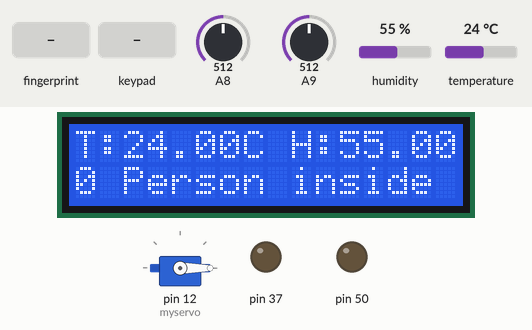
The program below on a simulated Arduino Mega 2560, built with avr-gcc and run on an emulated ATmega2560. Shown: servo, 16×2 character LCD, output pins drawn as LEDs (lit = HIGH). The test bench sets the inputs (shaded band); at power-on: A8 = 512, A9 = 512, humidity 55 %, temperature 24 °C. What the program prints to the serial monitor is not drawn.

Above: at 3.2 s.
3.3 s: finger stored as number 1 placed on the sensor
At 5.8 s:
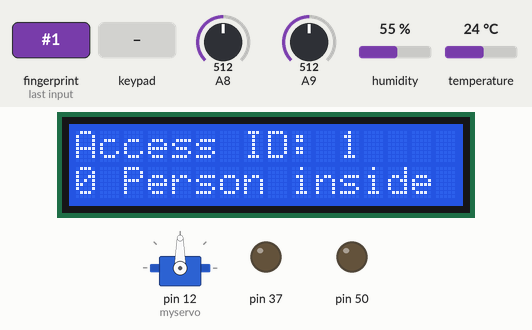
6.0 s: key 'A' pressed
At 12.3 s:
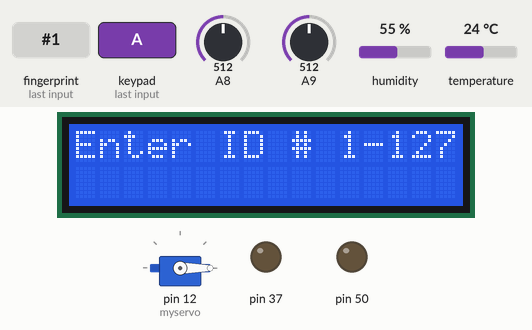
12.9 s: keypad keys 5 3 5 1 4 9 4 7 # pressed 0.4 s apart
At 16.6 s:
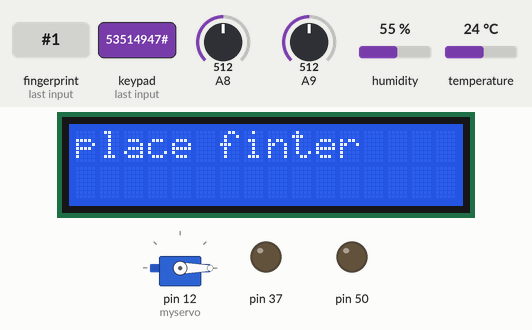
18.0 s: finger stored as number 1 placed on the sensor
At 18.6 s:
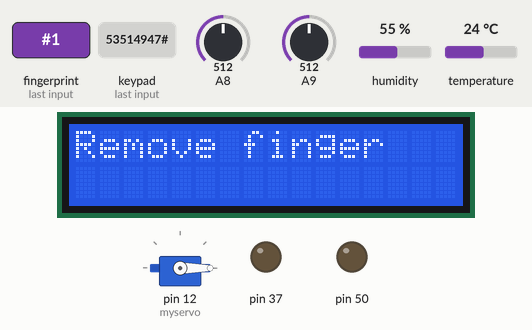
21.7 s: finger stored as number 1 placed on the sensor
At 22.7 s:
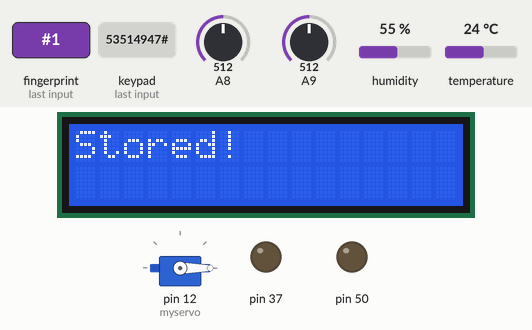
24.4 s: key 'C' pressed
At 24.47 s:
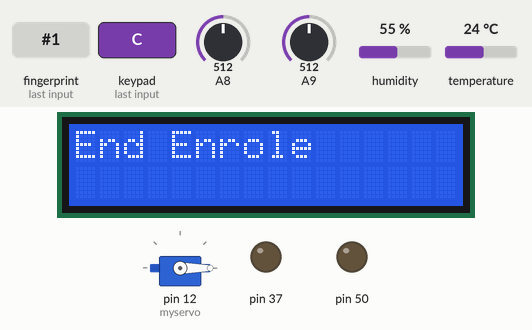
Timing chart, 0 to 27.0 s (numbered marks = the images above; inputs shaded):
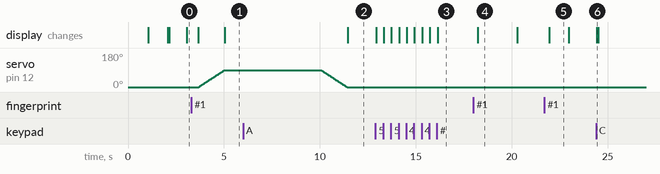

Measured:
- after the input at 3.3 s, servo on pin 12 (myservo): moves from 0° to 90° over 1.3 s, starting after 0.40 s; the display: first changes after 0.37 s (image 1 shows a later state)
- after the input at 6.0 s, the display: changes after 5.5 s (image 2)
- after the input at 12.9 s, the display: first changes at once (image 3 shows a later state)
- after the input at 18.0 s, the display: changes after 0.22 s (image 4)
- after the input at 21.7 s, the display: changes after 0.27 s (image 5)
- after the input at 24.4 s, the display: changes at once (image 6)
- what the display in image 4 shows lasts 2.1 s, from 18.2 s to 20.3 s

The program:

main.cpp
```cpp
#include <Arduino.h>
#include <Adafruit_Sensor.h>
#include <DHT.h>
#include <DHT_U.h>
#include <Wire.h>
#include <LiquidCrystal_I2C.h>
#include <Adafruit_Fingerprint.h>
#include <Keypad.h>
#include <Servo.h>
#define COLUMS 16
#define ROWS 2
#define PAGE ((COLUMS) * (ROWS))
#define DHTPIN 8
#define DHTTYPE DHT22
#define fpSerial Serial3

const int ROW_NUM = 4;	  //four rows
const int COLUMN_NUM = 4; //four columns
char keys[ROW_NUM][COLUMN_NUM] = {
	{'1', '2', '3', 'A'},
	{'4', '5', '6', 'B'},
	{'7', '8', '9', 'C'},
	{'*', '0', '#', 'D'}};
uint8_t id;
byte pin_rows[ROW_NUM] = {53, 51, 49, 47};		//connect to the row pinouts of the keypad
byte pin_column[COLUMN_NUM] = {45, 43, 41, 39}; //connect to the column pinouts of the keypad
char key;
boolean door_open = false;
unsigned long door_open_time = 0;
DHT_Unified dht(DHTPIN, DHTTYPE);
LiquidCrystal_I2C lcd(0x27, 16, 2);
Adafruit_Fingerprint finger = Adafruit_Fingerprint(&fpSerial);
Keypad keypad = Keypad(makeKeymap(keys), pin_rows, pin_column, ROW_NUM, COLUMN_NUM);
Servo myservo;
int pos = 0;
class Adht
{
public:
	Adht()
	{
		delayMS = 3000;
		_time = millis();
		dht.begin();
	}
	void measure()
	{
		//Serial.println(_time);
		if ((millis() - _time) >= 3000)
		{
			_time = millis();
			// Get temperature event and print its value.
			sensors_event_t event;
			dht.temperature().getEvent(&event);
			if (isnan(event.temperature))
			{
				Serial.println(F("Error reading temperature!"));
			}
			else
			{
				lcd.setCursor(0, 0);
				lcd.print("T:");
				lcd.print(event.temperature);
				lcd.print(F("C"));
				if (event.temperature > 30)
				{
					digitalWrite(50, HIGH);
				}
				else
				{
					digitalWrite(50, LOW);
				}
			}
			// Get humidity event and print its value.
			dht.humidity().getEvent(&event);
			if (isnan(event.relative_humidity))
			{
				Serial.println(F("Error reading humidity!"));
			}
			else
			{

				lcd.print(" H:");
				lcd.print(event.relative_humidity);
				lcd.print(F("%"));
			}
		}
	}

private:
	unsigned long _time;
	uint32_t delayMS;
};
Adht sensor;
uint8_t getFingerprintEnroll()
{
	int p = -1;
	lcd.clear();
	lcd.print("place finter");
	Serial.println(id);
	while (p != FINGERPRINT_OK)
	{
		p = finger.getImage();
		switch (p)
		{
		case FINGERPRINT_OK:
			Serial.println("Image taken");
			break;
		case FINGERPRINT_NOFINGER:
			Serial.println(".");
			break;
		case FINGERPRINT_PACKETRECIEVEERR:
			Serial.println("Communication error");
			break;
		case FINGERPRINT_IMAGEFAIL:
			Serial.println("Imaging error");
			break;
		default:
			Serial.println("Unknown error");
			break;
		}
	}

	// OK success!

	p = finger.image2Tz(1);
	switch (p)
	{
	case FINGERPRINT_OK:
		Serial.println("Image converted");
		break;
	case FINGERPRINT_IMAGEMESS:
		Serial.println("Image too messy");
		return p;
	case FINGERPRINT_PACKETRECIEVEERR:
		Serial.println("Communication error");
		return p;
	case FINGERPRINT_FEATUREFAIL:
		Serial.println("Could not find fingerprint features");
		return p;
	case FINGERPRINT_INVALIDIMAGE:
		Serial.println("Could not find fingerprint features");
		return p;
	default:
		Serial.println("Unknown error");
		return p;
	}

	lcd.clear();
	lcd.print("Remove finger");
	delay(2000);
	p = 0;
	while (p != FINGERPRINT_NOFINGER)
	{
		p = finger.getImage();
	}
	Serial.print("ID ");
	Serial.println(id);
	p = -1;
	lcd.clear();
	lcd.print("Place same finger");
	while (p != FINGERPRINT_OK)
	{
		p = finger.getImage();
		switch (p)
		{
		case FINGERPRINT_OK:
			Serial.println("Image taken");
			break;
		case FINGERPRINT_NOFINGER:
			Serial.print(".");
			break;
		case FINGERPRINT_PACKETRECIEVEERR:
			Serial.println("Communication error");
			break;
		case FINGERPRINT_IMAGEFAIL:
			Serial.println("Imaging error");
			break;
		default:
			Serial.println("Unknown error");
			break;
		}
	}

	// OK success!

	p = finger.image2Tz(2);
	switch (p)
	{
	case FINGERPRINT_OK:
		Serial.println("Image converted");
		break;
	case FINGERPRINT_IMAGEMESS:
		Serial.println("Image too messy");
		return p;
	case FINGERPRINT_PACKETRECIEVEERR:
		Serial.println("Communication error");
		return p;
	case FINGERPRINT_FEATUREFAIL:
		Serial.println("Could not find fingerprint features");
		return p;
	case FINGERPRINT_INVALIDIMAGE:
		Serial.println("Could not find fingerprint features");
		return p;
	default:
		Serial.println("Unknown error");
		return p;
	}

	// OK converted!
	Serial.print("Creating model for #");
	Serial.println(id);

	p = finger.createModel();
	if (p == FINGERPRINT_OK)
	{
		lcd.clear();
		lcd.print("Prints matched!");
	}
	/*else if (p == FINGERPRINT_PACKETRECIEVEERR)
	{
		Serial.println("Communication error");
		return p;
	}
	else if (p == FINGERPRINT_ENROLLMISMATCH)
	{
		Serial.println("Fingerprints did not match");
		return p;
	}*/
	else
	{
		lcd.clear();
		lcd.print("Unknown error");
		return p;
	}

	Serial.print("ID ");
	Serial.println(id);
	p = finger.storeModel(id);
	if (p == FINGERPRINT_OK)
	{
		lcd.clear();
		lcd.print("Stored!");
		delay(1000);
	}
	/*else if (p == FINGERPRINT_PACKETRECIEVEERR)
	{
		Serial.println("Communication error");
		return p;
	}
	else if (p == FINGERPRINT_BADLOCATION)
	{
		Serial.println("Could not store in that location");
		return p;
	}
	else if (p == FINGERPRINT_FLASHERR)
	{
		Serial.println("Error writing to flash");
		return p;
	}*/
	else
	{
		lcd.clear();
		lcd.print("saving error");
		return p;
	}

	return true;
}
int getFingerprintIDez()
{
	uint8_t p = finger.getImage();
	if (p != FINGERPRINT_OK)
		return -1;

	p = finger.image2Tz();
	if (p != FINGERPRINT_OK)
		return -1;

	p = finger.fingerFastSearch();
	if (p != FINGERPRINT_OK)
		return -1;

	// found a match!
	Serial.print("Found ID #");
	Serial.print(finger.fingerID);
	Serial.print(" with confidence of ");
	Serial.println(finger.confidence);
	return finger.fingerID;
}
void enrole()
{
	String input_id;
	while (1)
	{
		lcd.clear();
		lcd.print("Enter ID # 1-127");
		while (1)
		{
			key = keypad.getKey();
			if (key)
			{
				if (key == '#')
				{

					Serial.println("Break");
					break;
				}
				else if (key == '1' || key == '2' || key == '3' || key == '4' || key == '5' || key == '6' || key == '7' || key == '8' || key == '9' || key == '0')
				{
					input_id += key;
					lcd.clear();
					lcd.print("Enter ID # 1-127");
					lcd.setCursor(0, 1);
					lcd.print(input_id);
				}
				else if (key == 'C')
				{

					break;
				}
			}
		}
		if (key == 'C')
		{

			lcd.clear();
			lcd.print("Cancel");
			break;
		}
		id = input_id.toInt();
		if (id == 0)
		{
			lcd.clear();
			lcd.print("0 not Allowed");
		}
		else
		{
			lcd.clear();
			lcd.print("Enrolling ID # ");
			lcd.print(id);
			while (!getFingerprintEnroll())
				;
		}
	}
}
int limit = 800;
int data[5][2] = {{1, 1},
				  {1, 1},
				  {1, 1},
				  {1, 1},
				  {1, 1}};
int plus_one[5][2] = {{1, 1},
					  {0, 1},
					  {0, 0},
					  {1, 0},
					  {1, 1}};
int minus_one[5][2] = {{1, 1},
					   {1, 0},
					   {0, 0},
					   {0, 1},
					   {1, 1}};
int i;
int j;
bool equal = true;
int person = 0;

void check(int a8, int a9)
{

	if (a8 != data[4][0] || a9 != data[4][1])
	{
		/*Serial.print(a8);
		Serial.print(",");
		Serial.println(a9);*/
		for (i = 0; i < 4; i++)
		{
			data[i][0] = data[i + 1][0];
			data[i][1] = data[i + 1][1];
		}
		data[4][0] = a8;
		data[4][1] = a9;
		/*for (i = 0; i < 5; i++)
		{
			Serial.print(data[i][0]);
			Serial.print(",");
			Serial.println(data[i][1]);

		}
		Serial.println("#############");*/

		if ((data[4][0] == 1) && (data[4][1] == 1))
		{
			equal = true;
			for (i = 0; i < 5; i++)
			{
				for (j = 0; j < 2; j++)
				{
					if (data[i][j] != plus_one[i][j])
					{
						equal = false;
						break;
					}
				}
				if (!equal)
				{
					break;
				}
			}
			if (equal)
			{
				person += 1;
				lcd.clear();
				lcd.print(person);
			}
			else
			{
				equal = true;
				for (i = 0; i < 5; i++)
				{
					for (j = 0; j < 2; j++)
					{
						if (data[i][j] != minus_one[i][j])
						{
							equal = false;
							break;
						}
					}
					if (!equal)
					{
						break;
					}
				}
				if (equal)
				{
					person -= 1;
					if (person < 0)
					{
						person = 0;
					}
					lcd.clear();
					lcd.print(person);
				}
			}

			Serial.println(person);
		}
	}
}
void setup()
{
	pinMode(37, OUTPUT);
	pinMode(50, OUTPUT);
	myservo.attach(12);
	myservo.write(0);
	Serial.begin(115200);
	Serial.println("Home Automation");

	// set the data rate for the sensor serial port
	finger.begin(57600);

	if (finger.verifyPassword())
	{
		Serial.println("Found fingerprint sensor!");
	}
	else
	{
		Serial.println("Did not find fingerprint sensor :(");
		//while (1)
		;
	}

	lcd.init();
	lcd.backlight();
	delay(1000);
	lcd.setCursor(0, 1);
	lcd.print("Hello ");
}

void loop()
{
	if (person > 0)
	{
		digitalWrite(37, HIGH);
	}
	else
	{
		digitalWrite(37, LOW);
	}

	if (door_open)
	{
		if (millis() - door_open_time > 5000)
		{
			for (pos = 90; pos >= 0; pos -= 1)
			{
				myservo.write(pos);
				delay(15);
			}
			door_open = false;
		}
	}
	if (door_open)
	{
		check(analogRead(A8) > limit, analogRead(A9) > limit);

		//Serial.print(analogRead(A8));
		//Serial.print(",");
		//Serial.println(analogRead(A9));
	}
	else
	{
		sensor.measure();
		key = keypad.getKey();
		if (key == 'A')
		{
			lcd.clear();
			lcd.print(key);
			enrole();
			lcd.clear();
			lcd.print("End Enrole");
		}
		if (key == 'D')
		{
			for (pos = 0; pos <= 90; pos += 1)
			{
				myservo.write(pos);
				delay(15);
			}
			door_open = true;
			door_open_time = millis();
		}
		int known = getFingerprintIDez();
		if (known != -1)
		{
			lcd.clear();
			lcd.print("Access ID: ");
			lcd.print(known);
			for (pos = 0; pos <= 90; pos += 1)
			{
				myservo.write(pos);
				delay(15);
			}
			door_open = true;
			door_open_time = millis();
		}
		lcd.setCursor(0, 1);
		lcd.print(person);
		lcd.print(" Person inside");
	}
}
```
